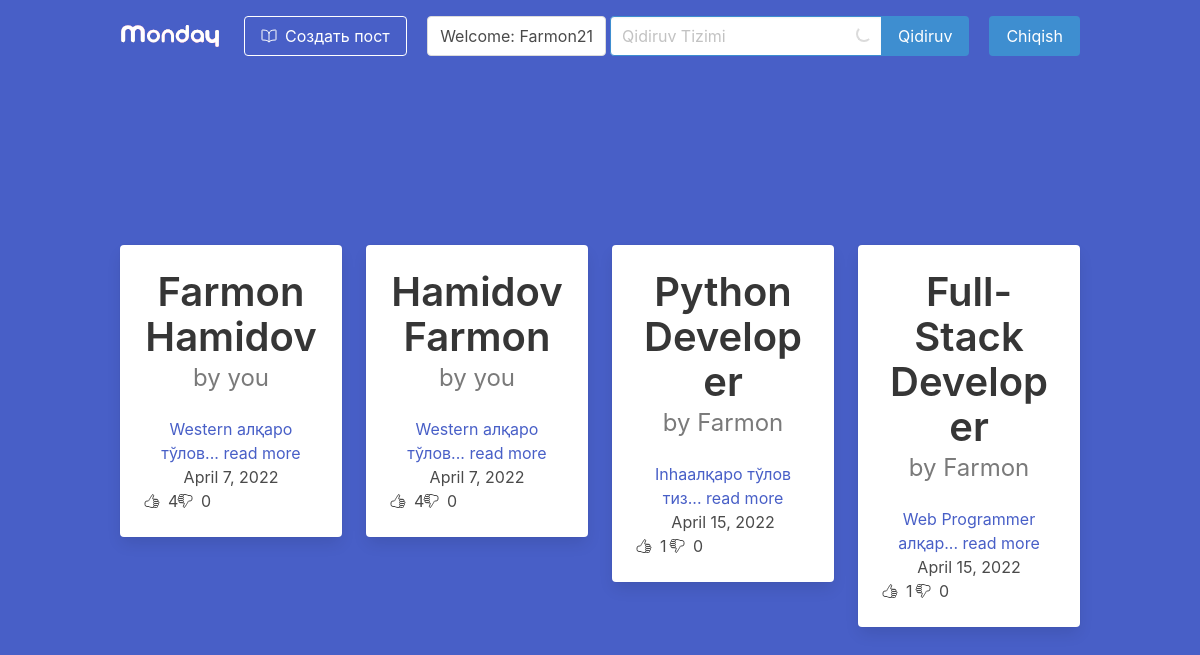
The app's page / (signed in) with its own data.
### post/models.py (models this page shows, shortened)
class Article(models.Model):
    title=models.CharField(max_length=200)
    text = models.TextField()
    slug = models.SlugField(unique=True)
    date = models.DateField(auto_now=True)
    thumb = models.ImageField(blank=True)
    author = models.ForeignKey(User, on_delete=models.CASCADE)
    likes = models.ManyToManyField(User, related_name='article_likes')
    dislikes = models.ManyToManyField(User, related_name='article_dislikes')
    def snippet(self):
        return self.text[:20] + '... read more'
    def total_likes(self):
        return self.likes.count()
    def total_dislikes(self):
        return self.dislikes.count()

### post/views.py (the view)
# urls.py: path('', article_func, name='article_func'),
def article_func(request):
    search = request.GET.get('search')
    articles = Article.objects.all().order_by('date')
    articles = articles.filter(Q(title__icontains=search) | Q(text__icontains=search)) if search else articles
    return render(request, 'articles_list.html', {'articles': articles})

### templates/articles_list.html (shortened to what this page needs)
{% extends 'base.html' %}
{% load static %}
{% block content %}
<div class="container">
    <div class="columns is-centered">
        {% if articles %}
        {% for article in articles %}
        <div class="column is-3">
            <div class="card has-text-centered">
                <div class="card-content">
                    <div class="media">
                        <div class="media-content">
                            <p class="title has-text-dark is-2">
                                {{ article.title }}
                            </p>
                            {% if user == article.author %}
                            <p class="subtitle is-4 has-text-grey">by you</p>
                            {% else %}
                            <p class="subtitle is-4 has-text-grey">by {{ article.author }}</p>
                            {% endif %}
                        </div>
                    </div>
                    <div class="content ">
                        <a href="{% url 'article_detail' article.slug %}">
                            {{ article.snippet }}
                        </a>
                        <br>
                        <div>{{ article.date }}</div>
                        <div class="columns">
                            <div class="column is-2">
                                <div class="columns is-gapless">
                                    <div class="column">
                                        <ion-icon name="thumbs-up-outline" class="mt-1"></ion-icon>
                                    </div>
                                    <div class="column">
                                        <span class="ml-2">{{ article.total_likes }}</span>
                                    </div>
                                </div>
                            </div>
                            <div class="column is-2">
                                <div class="columns is-gapless">
                                    <div class="column">
                                        <ion-icon name="thumbs-down-outline" class="mt-1"></ion-icon>
                                    </div>
                                    <div class="column">
                                        <span class="ml-2">{{ article.total_dislikes }}</span>
                                    </div>
                                </div>
                            </div>
                        </div>
                    </div>
                </div>
            </div>
        </div>
        {% endfor %}
        {% endif %}
    </div>
</div>
{% endblock %}

### templates/base.html (shortened to what this page needs)
{% load static %}
<html lang="en">
<head>
    <link rel="stylesheet" href="{% static 'style.css' %}">
    <link rel="stylesheet" href="{% static 'bulma.css' %}">
</head>
<body>
<section class="hero has-background-link is-fullheight">
    <div class="hero-head">
        <header class="navbar">
            <div class="container">
                <div class="navbar-brand">
                    <a class="navbar-item" href="{% url 'article_func' %}">
                        <img src="{% static 'images/monday.svg' %}" width="100" alt="Logo" >
                    </a>
                </div>
                <div id="navbarMenuHeroC" class="navbar-menu">
                    <div class="navbar-start">
                        {% if user.is_authenticated %}
                        <span class="navbar-item">
                            <a href="{% url 'article_create' %}" class="button is-info is-outlined is-inverted">
                                <span class="mr-2">
                                    <ion-icon name="book-outline"></ion-icon>
                                </span>
                                <span>
                                    Создать пост
                                </span>
                            </a>
                        </span>
                        {% endif %}
                    </div>
                    <div class="navbar-end">
                        {% if user.is_authenticated %}
                        <a href="" class="navbar-item button my-4 mx-1">
                            Welcome: {{ user }}
                        </a>
                        <form action="{% url 'article_func' %}" method="get">
                            <div class="field has-addons mt-4 mr-2">
                                <div class="control is-loading">
                                    <input class="input is-info" type="search" placeholder= "Qidiruv Tizimi" name="search">
                                </div>
                                <div class="control">
                                    <button class="button is-info" type="submit">
                                        Qidiruv
                                    </button>
                                </div>
                            </div>
                        </form>
                        <span class="navbar-item">
                            <a href="{% url 'sign_out' %}" class="button is-info">
                                Chiqish
                            </a>
                        </span>
                        {% else %}
                        <span class="navbar-item">
                            <a href="{% url 'sign_in' %}" class="button is-info">Kirish </a>
                        </span>
                        {% endif %}
                    </div>
                </div>
            </div>
        </header>
    </div>
    <div class="hero-body">
        {% block content %}
        {% endblock %}
    </div>
</section>
</body>
</html>

### records on screen
Article: title "Farmon Hamidov", shows "by you", snippet "Western алқаро тўлов... read more", date "April 7, 2022", total_likes "4", total_dislikes "0"
Article: title "Hamidov Farmon", shows "by you", snippet "Western алқаро тўлов... read more", date "April 7, 2022", total_likes "4", total_dislikes "0"
Article: title "Python Developer", author "Farmon", snippet "Inhaалқаро тўлов тиз... read more", date "April 15, 2022", total_likes "1", total_dislikes "0"
Article: title "Full-Stack Developer", author "Farmon", snippet "Web Programmer алқар... read more", date "April 15, 2022", total_likes "1", total_dislikes "0"

### other values on screen
{{ user }} "Farmon21"
